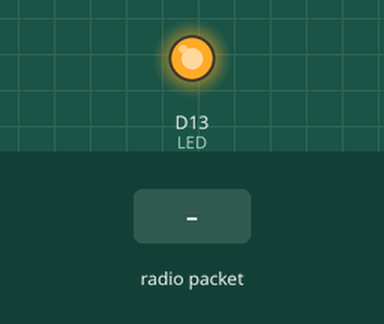
This sketch was run on a simulated Arduino Zero (SAMD21). On the bench: output pins drawn as LEDs (lit = HIGH). The test bench sets the inputs (shaded band). No radio packets arrive unless stated; what the sketch prints to the serial monitor is not drawn.

Above: at 0.1 s.
At 2.2 s:
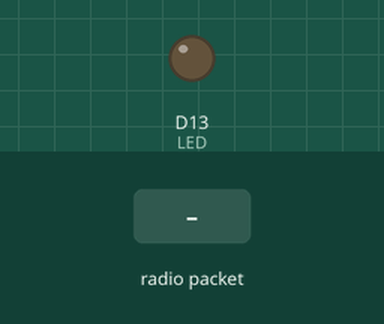
2.3 s: radio packet "1" arrives
Timing chart, 0 to 5.3 s (numbered marks = the images above; inputs shaded):
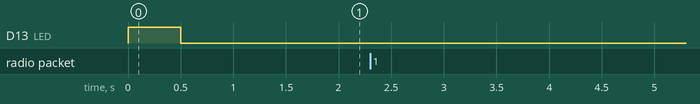

The sketch:

RFM_Client.ino
```cpp
/*
  Both the TX and RX ProRF boards will need a wire antenna. We recommend a 3" piece of wire.
  This example is a modified version of the example provided by the Radio Head
  Library which can be found here:
  www.github.com/PaulStoffregen/RadioHeadd
*/

#include <SPI.h>

//Radio Head Library:
#include <RH_RF95.h>

// Defines
#define DEBUG

// We need to provide the RFM95 module's chip select and interrupt pins to the
// rf95 instance below.On the SparkFun ProRF those pins are 12 and 6 respectively.
RH_RF95 rf95(12, 6);

int LED = 13; //Status LED is on pin 13

int packetCounter = 0; //Counts the number of packets sent
long timeSinceLastPacket = 0; //Tracks the time stamp of last packet received

// The broadcast frequency is set to 921.2, but the SADM21 ProRf operates
// anywhere in the range of 902-928MHz in the Americas.
// Europe operates in the frequencies 863-870, center frequency at 868MHz.
// This works but it is unknown how well the radio configures to this frequency:
//float frequency = 864.1;
float frequency = 921.2; //Broadcast frequency

void setup()
{
  pinMode(LED, OUTPUT);
#ifdef DEBUG
  SerialUSB.begin(115200);
#else
  Serial1.begin(115200);
#endif
  // It may be difficult to read serial messages on startup. The following line
  // will wait for serial to be ready before continuing. Comment out if not needed.
#ifdef DEBUG
  while(!SerialUSB);
  SerialUSB.println("RFM Client!");
#else
  while(!Serial1);
  Serial1.println("RFM Client!");
#endif

  //Initialize the Radio.
  if (rf95.init() == false){
#ifdef DEBUG
    SerialUSB.println("Radio Init Failed - Freezing");
#else
    Serial1.println("Radio Init Failed - Freezing");
#endif
    while (1);
  }
  else{
    //An LED inidicator to let us know radio initialization has completed.
#ifdef DEBUG
    SerialUSB.println("Transmitter up!");
#else
    Serial1.println("Transmitter up!");
#endif
    digitalWrite(LED, HIGH);
    delay(500);
    digitalWrite(LED, LOW);
    delay(500);
  }

  // Set frequency
  rf95.setFrequency(frequency);

   // The default transmitter power is 13dBm, using PA_BOOST.
   // If you are using RFM95/96/97/98 modules which uses the PA_BOOST transmitter pin, then
   // you can set transmitter powers from 5 to 23 dBm:
   // Transmitter power can range from 14-20dbm.
   rf95.setTxPower(14, false);
}


void loop()
{
  // Now wait for a reply
  byte buf[RH_RF95_MAX_MESSAGE_LEN];
  byte len = sizeof(buf);

  if (rf95.waitAvailableTimeout(2000)) {
    // Should be a reply message for us now
    if (rf95.recv(buf, &len)) {
#ifdef DEBUG
      SerialUSB.write(buf, len);
#else
      Serial1.write(buf, len);
#endif
    }
  }
}
```

Measured:
- after the input at 2.3 s, every drawn part: stays the same
